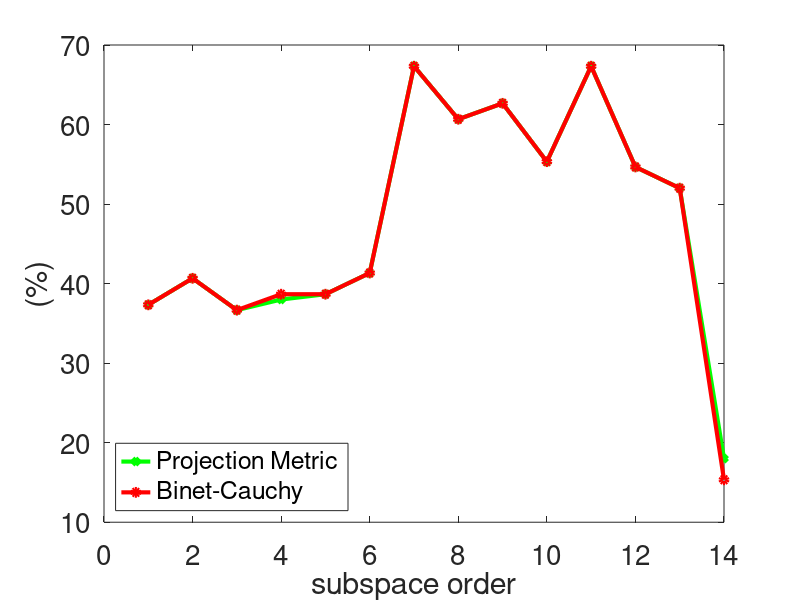
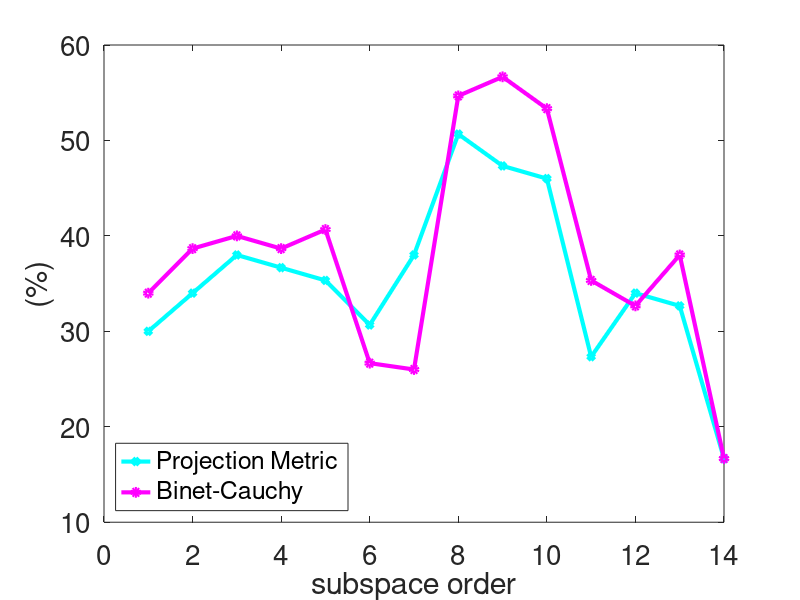

Write MATLAB code to recreate these figures, in order.
clear all
clc
close all

%% One Grassmann Point per video. NN
p=1:14;

PM = [37.3333   40.6667   36.6667   38.0000   38.6667   41.3333   67.3333   60.6667   62.6667   55.3333   67.3333   54.6667   52.0000   18.0000];
BC = [37.3333   40.6667   36.6667   38.6667   38.6667   41.3333   67.3333   60.6667   62.6667   55.3333   67.3333   54.6667   52.0000   15.3333];


plot(p,PM, '-gd', 'LineWidth',3,'MarkerSize',5);
hold on
plot(p,BC, '-ro', 'LineWidth',3,'MarkerSize',5);
legend('Projection Metric','Binet-Cauchy','Location', 'southwest');
%title('Grassmann Manifolds','FontSize',30)
ylabel('(%)','FontSize',20)
xlabel('subspace order','FontSize',20)
set(gca,'FontSize',20); 

%Home
print('/media/johanna/HD1T/latex-svn/study-paper-report/v3/images/Grass_varying_p_NN', '-dpng','-r300');

%% One Grassmann Point per video. SVM
figure
PM_svm = [ 30.0000   34.0000   38.0000   36.6667   35.3333   30.6667   38.0000   50.6667   47.3333   46.0000   27.3333   34.0000   32.6667   16.6667];
BC_svm = [ 34.0000   38.6667   40.0000   38.6667   40.6667   26.6667   26.0000   54.6667   56.6667   53.3333   35.3333   32.6667   38.0000   16.6667];
plot(p,PM_svm, '-cd', 'LineWidth',3,'MarkerSize',5);
hold on
plot(p,BC_svm, '-mo', 'LineWidth',3,'MarkerSize',5);
legend('Projection Metric','Binet-Cauchy','Location', 'southwest');
ylabel('(%)','FontSize',20)
xlabel('subspace order','FontSize',20)
set(gca,'FontSize',20); 
%Home
print('/media/johanna/HD1T/latex-svn/study-paper-report/v3/images/Grass_varying_p_SVM', '-dpng','-r300');

